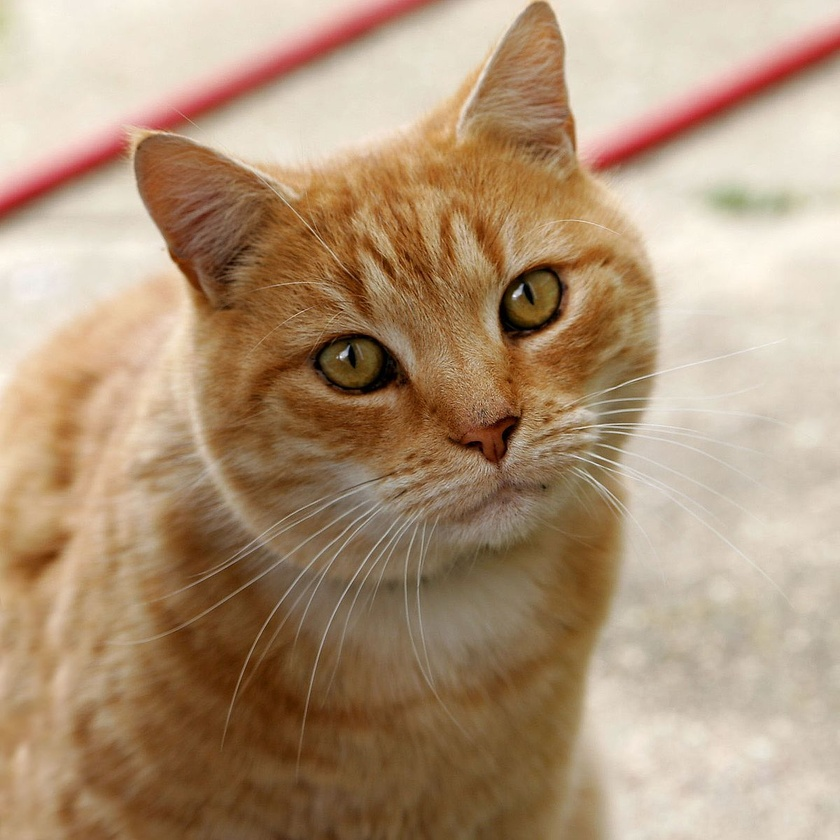
#> input picture Cat03.jpg, 840 x 840 px, shrunk from 1200 x 1199 before the run
$ python rotation.py
#> lines starting #> are read from the running program, lines starting #| are printed output that depends on the picture


import cv2
import numpy as np
img=cv2.imread("Cat03.jpg")
#> img is the input picture: shape (840, 840, 3); mean B, G, R 120.7, 148.8, 175.9
height,width=img.shape[:2]
#> height = 840; width = 840
rotation_matrix=cv2.getRotationMatrix2D((height/2,width/2), 70, 0.5)


img_transformation = cv2.warpAffine(img, rotation_matrix, (width,height))
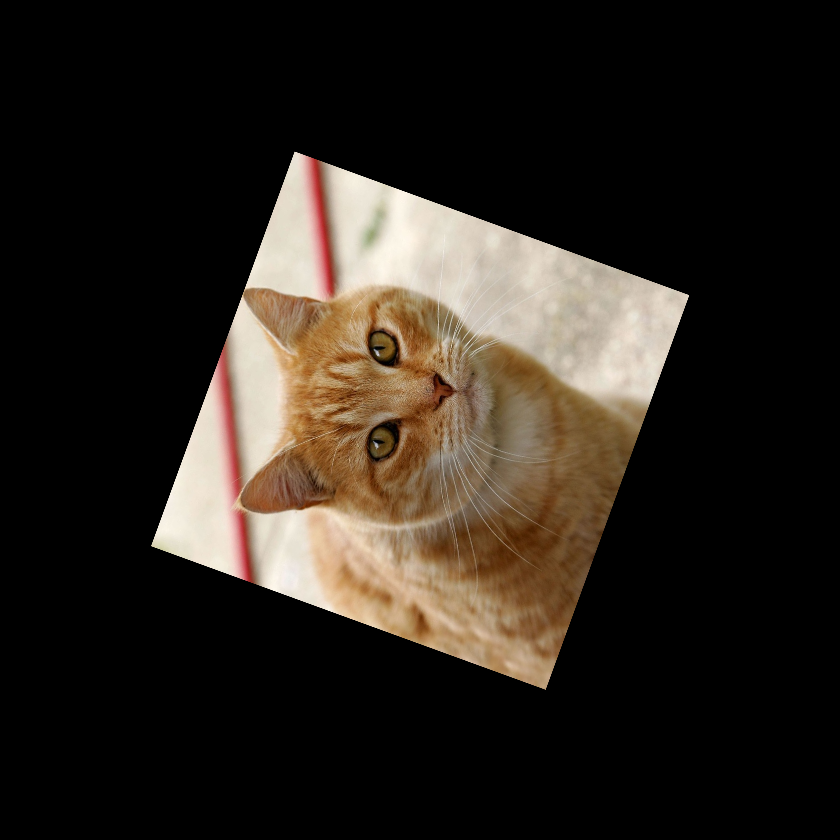
#> img_transformation: shape (840, 840, 3); mean B, G, R 30.2, 37.2, 44
cv2.imshow("ORIGINAL", img)
cv2.imshow("IMG_TRANSLATION",img_transformation)
cv2.waitKey(0)
cv2.destroyAllWindows()

$ run again, with cat1.jpg copied over Cat03.jpg
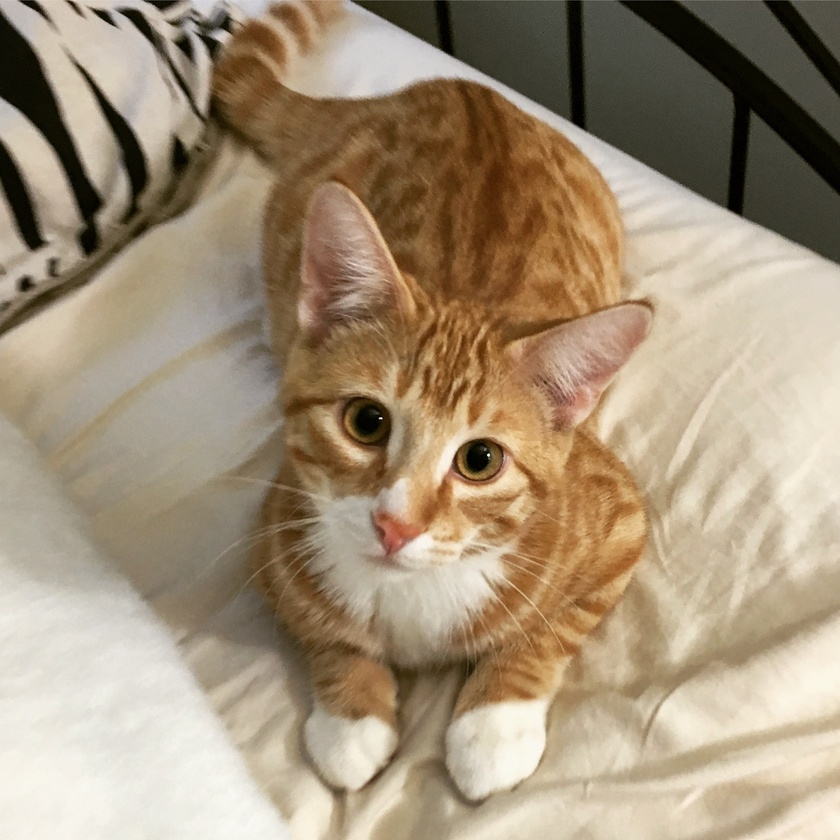
#> input picture cat1.jpg, 840 x 840 px, shrunk from 2187 x 2187 before the run
#> img is the input picture: shape (840, 840, 3); mean B, G, R 121.2, 145.4, 163.1
#> `img_transformation = cv2.warpAffine(img, rotation_matrix, (width,heigh..`:
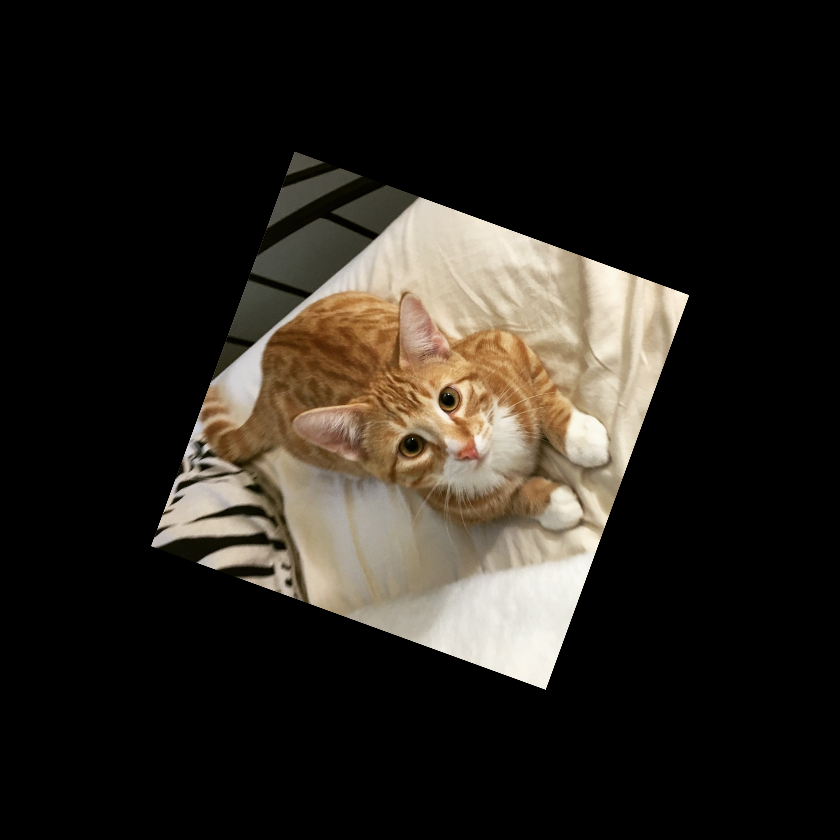
#> img_transformation: shape (840, 840, 3); mean B, G, R 30.3, 36.4, 40.8
